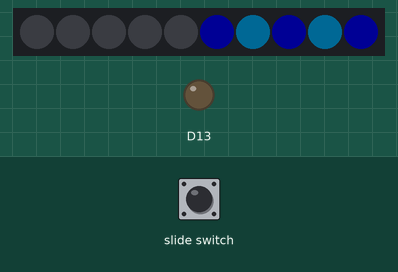
Bench run of a sketch on a simulated Adafruit Circuit Playground Express. Parts: 10 RGB LEDs in strip order, left to right, output pins drawn as LEDs (lit = HIGH). Inputs (shaded band) come from the test bench. Dim RGB values are drawn brighter than linear.

Above: at 1.2 s.
1.3 s: slide switch pulsed LOW 2 times (0.12 s each, 0.3 s apart)
At 2.4 s:
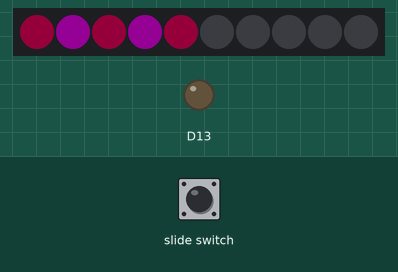
4.9 s: slide switch set LOW
At 6.8 s:
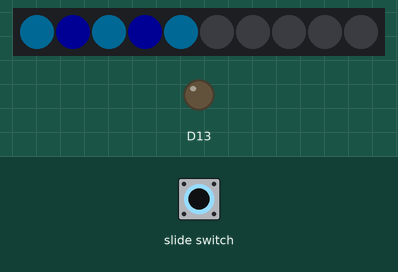
Timing chart, 0 to 8.3 s (numbered marks = the images above; inputs shaded):
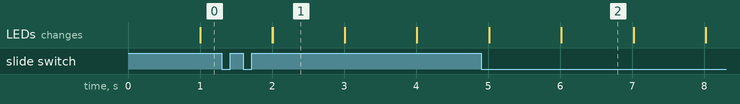

The sketch:

IoT_PRG9.ino
```cpp
#include <Adafruit_CircuitPlayground.h>
#include "Low.h"
#include "Medium.h"
#include "High.h"
#include "ConsoleLog.h"
#include "LedBlue.h"
#include "LedPink.h"
#include "Led.h"

Low L = Low();
Medium M = Medium();
High H = High();
LedBlue Blue = LedBlue();
LedPink Pink = LedPink();

bool toggle;

void setup() {
  // put your setup code here, to run once:
  Serial.begin(9600);
  CircuitPlayground.begin();

  toggle = false;

  // interrupt, changes the toggle to pink or blue when the switch is triggered
  attachInterrupt(
    digitalPinToInterrupt(7),
    switchToggle,
    CHANGE
  );

}

void loop() {
  // put your main code here, to run repeatedly:
  if (toggle) {
    Pink.blink();
  } else {
    Blue.blink();
  }

}

void switchToggle() {
  toggle = CircuitPlayground.slideSwitch();
}

void consolelogging() {
  //polling, reads the state of the lightsensor and logs accordingly
  if (CircuitPlayground.lightSensor() < 300) {
    L.consolelog();
  }
  if (CircuitPlayground.lightSensor() >= 300 && CircuitPlayground.lightSensor() <= 800) {
    M.consolelog();
  }
  if (CircuitPlayground.lightSensor() > 800) {
    H.consolelog();
  }
}
```

ConsoleLog.h
```cpp
#pragma once

//abstract class
class ConsoleLog {
  public:
  //interface
    virtual void consolelog() = 0;
};
```

High.cpp
```cpp
#include "High.h"

High::High() {
  Serial.begin(9600);
}

void High::consolelog() {
  Serial.println("Light intensity is high");
};
```

High.h
```cpp
#include <Arduino.h>

class High {
  public:
    High();
    void consolelog();

};
```

Led.h
```cpp
#pragma once

class Led {
  public:
    virtual void blink() = 0;
};
```

LedBlue.cpp
```cpp
#include "LedBlue.h"
#include <Adafruit_CircuitPlayground.h>

LedBlue::LedBlue() {}

void LedBlue::blink() {
  CircuitPlayground.setPixelColor(0, 0, 180, 255);
  CircuitPlayground.setPixelColor(1, 0, 0, 255);
  CircuitPlayground.setPixelColor(2, 0, 180, 255);
  CircuitPlayground.setPixelColor(3, 0, 0, 255);
  CircuitPlayground.setPixelColor(4, 0, 180, 255);
  delay(1000);
  CircuitPlayground.clearPixels();
  CircuitPlayground.setPixelColor(5, 0, 0, 255);
  CircuitPlayground.setPixelColor(6, 0, 180, 255);
  CircuitPlayground.setPixelColor(7, 0, 0, 255);
  CircuitPlayground.setPixelColor(8, 0, 180, 255);
  CircuitPlayground.setPixelColor(9, 0, 0, 255);
  delay(1000);
  CircuitPlayground.clearPixels();
}
```

LedBlue.h
```cpp
#include "Led.h"

class LedBlue: public Led {

  public:
    LedBlue();
    void blink();
};
```

LedPink.cpp
```cpp
#include "LedPink.h"
#include <Adafruit_CircuitPlayground.h>

LedPink::LedPink() {}

void LedPink::blink() {
  CircuitPlayground.setPixelColor(0, 255, 0, 99);
  CircuitPlayground.setPixelColor(1, 255, 0, 255);
  CircuitPlayground.setPixelColor(2, 255, 0, 99);
  CircuitPlayground.setPixelColor(3, 255, 0, 255);
  CircuitPlayground.setPixelColor(4, 255, 0, 99);
  delay(1000);
  CircuitPlayground.clearPixels();
  CircuitPlayground.setPixelColor(5, 255, 0, 255);
  CircuitPlayground.setPixelColor(6, 255, 0, 99);
  CircuitPlayground.setPixelColor(7, 255, 0, 255);
  CircuitPlayground.setPixelColor(8, 255, 0, 99);
  CircuitPlayground.setPixelColor(9, 255, 0, 255);
  delay(1000);
  CircuitPlayground.clearPixels();
}
```

LedPink.h
```cpp
#include "Led.h"

class LedPink: public Led {

  public:
    LedPink();
    void blink();
};
```

Low.cpp
```cpp
#include "Low.h"

Low::Low() {
  Serial.begin(9600);
}

void Low::consolelog() {
  Serial.println("Light intensity is low");
};
```

Low.h
```cpp
#include <Arduino.h>

class Low {

  public:
    Low();
    void consolelog();

};
```

Medium.cpp
```cpp
#include "Medium.h"

Medium::Medium() {
  Serial.begin(9600);
}

void Medium::consolelog() {
  Serial.println("Light intensity is medium");
}
```

Medium.h
```cpp
#include <Arduino.h>
#include "ConsoleLog.h"

class Medium: public ConsoleLog {

  public:
    Medium();
    void consolelog();

};
```

Measured:
- after the input at 1.3 s, the LEDs: first differ from a run without the input after 0.71 s (image 1)
- after the input at 4.9 s, the LEDs: first differ from a run without the input after 1.1 s (image 2)
- what the display in image 1 shows lasts 1.0 s, from 2.0 s to 3.0 s
